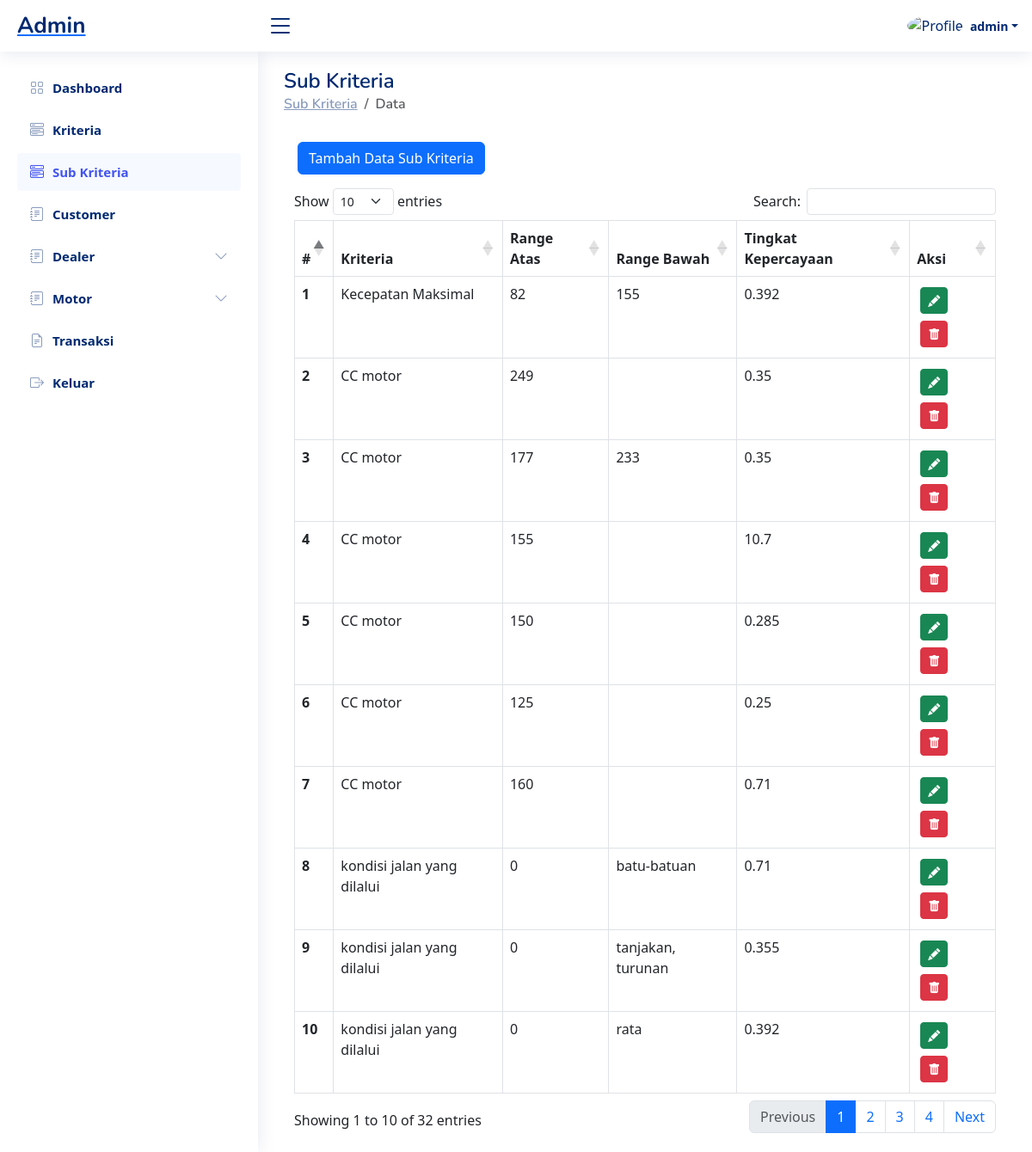
Page /admin/sub-kriteria-index.php (signed in) on the committed database.
### tables this page shows
CREATE TABLE `sub_kriteria` (
  `id_sub` char(10) NOT NULL,
  `range_atas` varchar(20) NOT NULL,
  `range_bawah` varchar(20) NOT NULL,
  `satuan` varchar(20) NOT NULL,
  `tingkat_kepercayaan` char(5) NOT NULL,
  `id_kriteria` char(10) NOT NULL
);

CREATE TABLE `kriteria` (
  `id_kriteria` char(10) NOT NULL,
  `nama_kriteria` varchar(250) NOT NULL
);

### admin/sub-kriteria-index.php (the view)
<?php
   require_once('includes/session-conn.php');
   include('includes/header.php');
   include('includes/sidebar.php');
   $datas =mysqli_query($conn,"SELECT * FROM `sub_kriteria`,`kriteria` WHERE `sub_kriteria`.`id_kriteria` = `kriteria`.`id_kriteria` ORDER BY sub_kriteria.id_sub DESC ");
?>
  <main id="main" class="main">
    <div class="pagetitle">
      <h1>Sub Kriteria</h1>
      <nav>
        <ol class="breadcrumb">
          <li class="breadcrumb-item"><a href="sub-kriteria-index">Sub Kriteria</a></li>
          <li class="breadcrumb-item active">Data</li>
        </ol>
      </nav>
    </div>
    <section class="section dashboard">
    <div class="container">
      <div class="row">
        <div class="col-12 p-3">
          <a href="sub-kriteria-add" class="btn btn-primary">Tambah Data Sub Kriteria</a>
        </div>
        <div class="col-12">
          <div class="table-responsive">
            <table id="myTable" class="table  table-hover table-bordered">
              <thead>
                <tr class="bg-dark text-white ">
                  <th scope="col">#</th>
                  <th scope="col">Kriteria</th>
                  <th scope="col">Range Atas</th>
                  <th scope="col">Range Bawah</th>
                  <th scope="col">Tingkat Kepercayaan</th>
                  <th scope="col">Aksi</th>
                </tr>
              </thead>
              <tbody class="">
                <?php $i = 0; foreach($datas as $data) : ?>
                <tr>
                  <th scope="row"><?= ++$i?></th>
                  <td><?= $data['nama_kriteria'] ?></td>
                  <td><?= $data['range_atas']?></td>
                  <td><?= $data['range_bawah']?></td>
                  <td><?= $data['tingkat_kepercayaan']?> </td>
                  <td>
                    <a href="sub-kriteria-edit?id=<?= $data['id_sub']?>" class="btn btn-success m-1 btn-sm"><i class="bi bi-pencil-fill"></i></a>
                    <a href="sub-kriteria-delete?id=<?= $data['id_sub']?>" class="btn btn-danger m-1 btn-sm"><i class="bi bi-trash-fill" onclick= "return confirm ('Anda yakin ingin hapus data ini ?')"></i></a>
                  </td>
                </tr>
                <?php endforeach ?>
              </tbody>
            </table>
          </div>
        </div>
      </div>
    </div>
    </section>
  </main>
  <?php
   include('includes/footer.php');
?>

### admin/assets/css/style.css (style rules this page uses)
:root { scroll-behavior: smooth; }
body { font-family: "Open Sans", sans-serif; background: #f6f9ff; color: #444444; }
a { color: #4154f1; text-decoration: none; }
h1, h2, h3, h4, h5, h6 { font-family: "Nunito", sans-serif; }
#main { margin-top: 60px; padding: 20px 30px; transition: all 0.3s; }
.pagetitle { margin-bottom: 10px; }
.pagetitle h1 { font-size: 24px; margin-bottom: 0; font-weight: 600; color: #012970; }
.breadcrumb { font-size: 14px; font-family: "Nunito", sans-serif; color: #899bbd; font-weight: 600; }
.breadcrumb a { color: #899bbd; transition: 0.3s; }
.breadcrumb .breadcrumb-item::before { color: #899bbd; }
.breadcrumb .active { color: #51678f; font-weight: 600; }
@media (min-width: 1200px) { #main, #footer { margin-left: 300px; } }

### rows in the picture
sub_kriteria: id_kriteria.nama_kriteria "Kecepatan Maksimal", range_atas "82", range_bawah "155", tingkat_kepercayaan "0.392"
sub_kriteria: id_kriteria.nama_kriteria "CC motor", range_atas "249", tingkat_kepercayaan "0.35"
sub_kriteria: id_kriteria.nama_kriteria "CC motor", range_atas "177", range_bawah "233", tingkat_kepercayaan "0.35"
sub_kriteria: id_kriteria.nama_kriteria "CC motor", range_atas "155", tingkat_kepercayaan "10.7"
sub_kriteria: id_kriteria.nama_kriteria "CC motor", range_atas "150", tingkat_kepercayaan "0.285"
sub_kriteria: id_kriteria.nama_kriteria "CC motor", range_atas "125", tingkat_kepercayaan "0.25"
sub_kriteria: id_kriteria.nama_kriteria "CC motor", range_atas "160", tingkat_kepercayaan "0.71"
sub_kriteria: id_kriteria.nama_kriteria "kondisi jalan yang dilalui", range_atas "0", range_bawah "batu-batuan", tingkat_kepercayaan "0.71"
sub_kriteria: id_kriteria.nama_kriteria "kondisi jalan yang dilalui", range_atas "0", range_bawah "tanjakan, turunan", tingkat_kepercayaan "0.355"
sub_kriteria: id_kriteria.nama_kriteria "kondisi jalan yang dilalui", range_atas "0", range_bawah "rata", tingkat_kepercayaan "0.392"

### other values in the picture
$_SESSION['nama_depan'] "admin"
